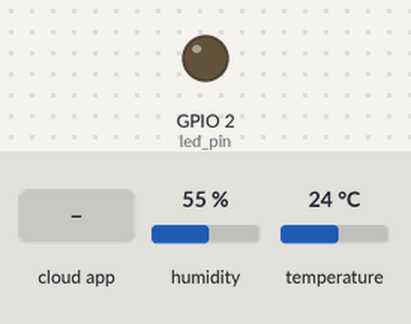
The sketch below on a simulated ESP8266 (NodeMCU). On the bench: output pins drawn as LEDs (lit = HIGH). The inputs (shaded band) are chosen by the test bench; at power-on: humidity 55 %, temperature 24 °C. WiFi joins after 1.5 s; servers stay silent unless stated; no MQTT or app messages arrive unless stated; what the sketch prints to the serial monitor is not drawn.

Above: at 2.7 s.
2.8 s: the phone or cloud app sets VVCE_IOT_LED_CONTROL to ON
At 3.5 s:
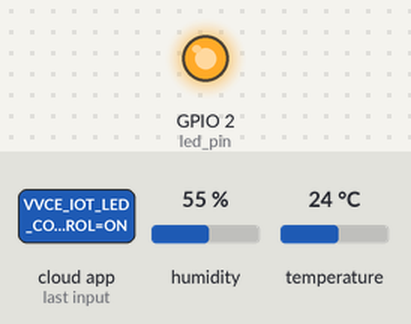
Timing chart, 0 to 5.8 s (numbered marks = the images above; inputs shaded):
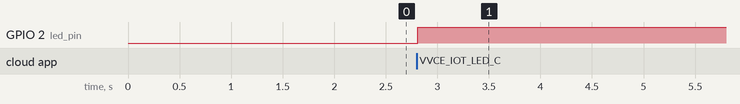

Measured:
- after the input at 2.8 s, GPIO 2 (led_pin): LOW → HIGH at once

The sketch:

MQTT_Demo.ino
```cpp
// (licence header left out)
#include <ESP8266WiFi.h>
#include "Adafruit_MQTT.h"
#include "Adafruit_MQTT_Client.h"
#include "DHT.h"        // including the library of DHT11 temperature and humidity sensor


/*********************** DHT11 Sensor *************************************/
#define DHTTYPE DHT11   // DHT 11
#define dht_dpin 0 // D3
#define led_pin  2 // D4
DHT dht(dht_dpin, DHTTYPE);

/************************* WiFi Access Point *********************************/


#define WLAN_SSID       "Thrimurthi" /* User Need to update there SSID here */
#define WLAN_PASS       "thrimurthi" /* User Need to update there Password here */

/************************* Adafruit.io Setup *********************************/

#define AIO_SERVER      "35.158.189.129"  /* broker.mqttdashboard.com */
#define AIO_SERVERPORT  1883                   // use 8883 for SSL

/************ Global State (you don't need to change this!) ******************/

// Create an ESP8266 WiFiClient class to connect to the MQTT server.
WiFiClient client;
// or... use WiFiClientSecure for SSL
//WiFiClientSecure client;

// Setup the MQTT client class by passing in the WiFi client and MQTT server and login details.
Adafruit_MQTT_Client mqtt(&client, AIO_SERVER, AIO_SERVERPORT);

/****************************** Feeds ***************************************/

// Setup a feed called 'pub_temperature' and pub_humidity for publishing.
Adafruit_MQTT_Publish pub_temperature = Adafruit_MQTT_Publish(&mqtt, "VVCE_IOT_TEMPERATURE");
Adafruit_MQTT_Publish pub_humidity = Adafruit_MQTT_Publish(&mqtt, "VVCE_IOT_HUMIDITY");

// Setup a feed called 'onoff' for subscribing to change the LED status.
Adafruit_MQTT_Subscribe sub_ledonoffbutton = Adafruit_MQTT_Subscribe(&mqtt, "VVCE_IOT_LED_CONTROL");

/*************************** Sketch Code ************************************/
/* Static Function */
static void MQTT_connect();
static char* GetHumidity();
static char* GetTemperature();

/* Static Variable */
static String stringOne;

void setup()
{
    pinMode(led_pin, OUTPUT);
    digitalWrite(led_pin, LOW);
    Serial.begin(115200);
    delay(10);

    Serial.println(F("Adafruit MQTT demo"));

    // Connect to WiFi access point.
    Serial.println(); Serial.println();
    dht.begin();
    Serial.print("Connecting to ");
    Serial.println(WLAN_SSID);
    WiFi.mode(WIFI_STA);
    WiFi.begin(WLAN_SSID, WLAN_PASS);
    while (WiFi.status() != WL_CONNECTED)
    {
        Serial.print(".");
        delay(500);
    }
    Serial.println();

    Serial.println("WiFi connected");
    Serial.println("IP address: ");
    Serial.println(WiFi.localIP());

    // Setup MQTT subscription for onoff feed.
    mqtt.subscribe(&sub_ledonoffbutton);
}

void loop()
{
    // Ensure the connection to the MQTT server is alive (this will make the first
    // connection and automatically reconnect when disconnected).  See the MQTT_connect
    // function definition further below.
    MQTT_connect();

    // this is our 'wait for incoming subscription packets' busy subloop
    // try to spend your time here

    Adafruit_MQTT_Subscribe *subscription;
    while ((subscription = mqtt.readSubscription(5000)))
    {
        if (subscription == &sub_ledonoffbutton)
        {
            Serial.print(F("Got: "));
            Serial.println((char *)sub_ledonoffbutton.lastread);
            stringOne = String((char *)sub_ledonoffbutton.lastread);
            if (stringOne == "ON")
            {
                Serial.println("\n ON \n");
                digitalWrite(led_pin, HIGH);
            }
            else if (stringOne == "ON\n")
            {
                Serial.println("\n ON \n");
                digitalWrite(led_pin, HIGH);
            }
            else if (stringOne == "ON\r\n")
            {
                Serial.println("\n ON \n");
                digitalWrite(led_pin, HIGH);
            }
            else if (stringOne == "ON\n\n")
            {
                Serial.println("\n ON \n");
                digitalWrite(led_pin, HIGH);
            }
            else if (stringOne == "ON\r\n\r\n")
            {
                Serial.println("\n ON \n");
                digitalWrite(led_pin, HIGH);
            }
            else
            {
                Serial.println("\n OFF \n");
                digitalWrite(led_pin, LOW);
            }
        }
    }

    char* humidity = GetHumidity();
    // Now we can publish stuff
    Serial.print(F("\n Sending "));
    Serial.print("\n");
    Serial.print(humidity);
    if (!pub_humidity.publish(humidity))
    {
        Serial.println(F("Failed"));
    }
    else
    {
        char* temperature = GetTemperature();
        Serial.print("\n");
        Serial.print(temperature);
        if (!pub_temperature.publish(temperature))
        {
            Serial.println(F("Failed"));
        }
        else
        {
            // OK
        }
    }

    // ping the server to keep the mqtt connection alive
    // NOT required if you are publishing once every KEEPALIVE seconds
    /*
    if(! mqtt.ping()) {
      mqtt.disconnect();
    }
    */
}

// Function to connect and reconnect as necessary to the MQTT server.
// Should be called in the loop function and it will take care if connecting.
static void MQTT_connect()
{
    int8_t ret;

    // Stop if already connected.
    if (mqtt.connected())
    {
        return;
    }

    Serial.print("Connecting to MQTT... ");

    uint8_t retries = 3;
    while ((ret = mqtt.connect()) != 0) // connect will return 0 for connected
    {
        Serial.println(mqtt.connectErrorString(ret));
        Serial.println("Retrying MQTT connection in 5 seconds...");
        mqtt.disconnect();
        delay(5000);  // wait 5 seconds
        retries--;
        if (retries == 0)
        {
            // basically die and wait for WDT to reset me
            Serial.println("Connection Error");
            while (1);
        }
    }
    Serial.println("MQTT Connected!");
}

static char* GetHumidity()
{
    float h = dht.readHumidity();
    char cH[8];
    itoa(h, cH, 10);
    char cHumidity[30] = "Humidity    = ";
    strcat(cHumidity, cH);
    strcat(cHumidity, "%");
    return cHumidity;
}

static char* GetTemperature()
{
    float t = dht.readTemperature();
    char cT[8];
    itoa(t, cT, 10);
    char cTemperature[30] = "Temperature = ";
    strcat(cTemperature, cT);
    strcat(cTemperature, "C");
    return cTemperature;
}
```
